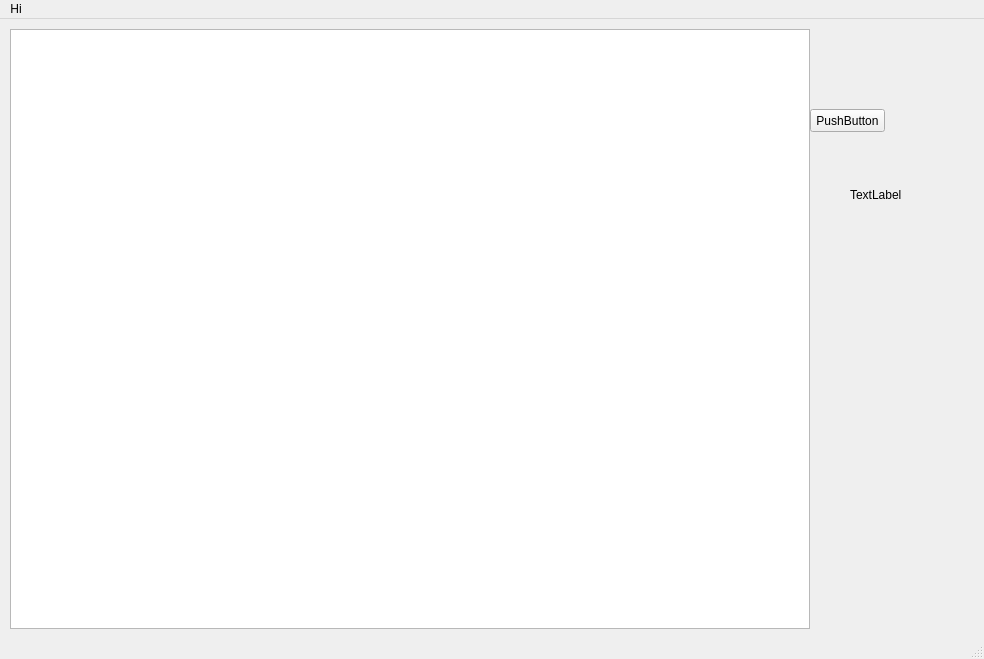
<?xml version="1.0" encoding="UTF-8"?>
<ui version="4.0">
 <class>MainWindow</class>
 <widget class="QMainWindow" name="MainWindow">
  <property name="geometry">
   <rect>
    <x>0</x>
    <y>0</y>
    <width>984</width>
    <height>659</height>
   </rect>
  </property>
  <property name="windowTitle">
   <string>MainWindow</string>
  </property>
  <widget class="QWidget" name="centralWidget">
   <widget class="QPushButton" name="pushButton">
    <property name="geometry">
     <rect>
      <x>810</x>
      <y>90</y>
      <width>75</width>
      <height>23</height>
     </rect>
    </property>
    <property name="text">
     <string>PushButton</string>
    </property>
   </widget>
   <widget class="QLabel" name="label">
    <property name="geometry">
     <rect>
      <x>850</x>
      <y>170</y>
      <width>54</width>
      <height>12</height>
     </rect>
    </property>
    <property name="text">
     <string>TextLabel</string>
    </property>
   </widget>
   <widget class="QGraphicsView" name="graphicsView">
    <property name="geometry">
     <rect>
      <x>10</x>
      <y>10</y>
      <width>800</width>
      <height>600</height>
     </rect>
    </property>
    <property name="sizePolicy">
     <sizepolicy hsizetype="Fixed" vsizetype="Fixed">
      <horstretch>0</horstretch>
      <verstretch>0</verstretch>
     </sizepolicy>
    </property>
   </widget>
  </widget>
  <widget class="QStatusBar" name="statusBar"/>
  <widget class="QMenuBar" name="menuBar">
   <property name="geometry">
    <rect>
     <x>0</x>
     <y>0</y>
     <width>984</width>
     <height>23</height>
    </rect>
   </property>
   <widget class="QMenu" name="menuHi">
    <property name="title">
     <string>Hi</string>
    </property>
    <addaction name="action_Exit"/>
   </widget>
   <addaction name="menuHi"/>
  </widget>
  <action name="action_Exit">
   <property name="text">
    <string>&amp;Exit</string>
   </property>
   <property name="statusTip">
    <string>关闭</string>
   </property>
  </action>
 </widget>
 <layoutdefault spacing="6" margin="11"/>
 <resources/>
 <connections>
  <connection>
   <sender>action_Exit</sender>
   <signal>triggered()</signal>
   <receiver>MainWindow</receiver>
   <slot>close()</slot>
   <hints>
    <hint type="sourcelabel">
     <x>-1</x>
     <y>-1</y>
    </hint>
    <hint type="destinationlabel">
     <x>199</x>
     <y>149</y>
    </hint>
   </hints>
  </connection>
 </connections>
</ui>
